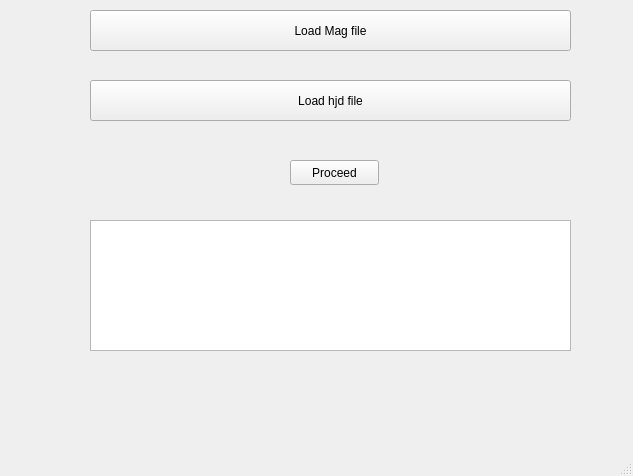
<?xml version="1.0" encoding="UTF-8"?>
<ui version="4.0">
 <class>MainWindow</class>
 <widget class="QMainWindow" name="MainWindow">
  <property name="enabled">
   <bool>true</bool>
  </property>
  <property name="geometry">
   <rect>
    <x>0</x>
    <y>0</y>
    <width>633</width>
    <height>476</height>
   </rect>
  </property>
  <property name="windowTitle">
   <string>MainWindow</string>
  </property>
  <widget class="QWidget" name="centralwidget">
   <widget class="QPushButton" name="magFile">
    <property name="geometry">
     <rect>
      <x>90</x>
      <y>10</y>
      <width>481</width>
      <height>41</height>
     </rect>
    </property>
    <property name="text">
     <string>Load Mag file</string>
    </property>
   </widget>
   <widget class="QPushButton" name="hjdFile">
    <property name="geometry">
     <rect>
      <x>90</x>
      <y>80</y>
      <width>481</width>
      <height>41</height>
     </rect>
    </property>
    <property name="text">
     <string>Load hjd file</string>
    </property>
   </widget>
   <widget class="QPushButton" name="proceed">
    <property name="geometry">
     <rect>
      <x>290</x>
      <y>160</y>
      <width>89</width>
      <height>25</height>
     </rect>
    </property>
    <property name="text">
     <string>Proceed</string>
    </property>
   </widget>
   <widget class="QLabel" name="fileName">
    <property name="geometry">
     <rect>
      <x>90</x>
      <y>55</y>
      <width>481</width>
      <height>20</height>
     </rect>
    </property>
    <property name="styleSheet">
     <string notr="true">color: rgb(78, 154, 6);</string>
    </property>
    <property name="text">
     <string/>
    </property>
   </widget>
   <widget class="QLabel" name="fileName2">
    <property name="geometry">
     <rect>
      <x>96</x>
      <y>130</y>
      <width>471</width>
      <height>20</height>
     </rect>
    </property>
    <property name="styleSheet">
     <string notr="true">color: rgb(78, 154, 6);</string>
    </property>
    <property name="text">
     <string/>
    </property>
   </widget>
   <widget class="QTextEdit" name="textEdit">
    <property name="geometry">
     <rect>
      <x>90</x>
      <y>220</y>
      <width>481</width>
      <height>131</height>
     </rect>
    </property>
   </widget>
  </widget>
  <widget class="QMenuBar" name="menubar">
   <property name="geometry">
    <rect>
     <x>0</x>
     <y>0</y>
     <width>633</width>
     <height>22</height>
    </rect>
   </property>
  </widget>
  <widget class="QStatusBar" name="statusbar"/>
 </widget>
 <resources/>
 <connections/>
</ui>
